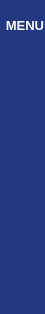
     <widget class="QWidget" name="sideIcone" native="true">
      <property name="minimumSize">
       <size>
        <width>45</width>
        <height>0</height>
       </size>
      </property>
      <property name="maximumSize">
       <size>
        <width>45</width>
        <height>16777215</height>
       </size>
      </property>
      <property name="styleSheet">
       <string notr="true">QWidget{
padding:5px;
background-color: rgb(36, 55, 131);
	color: rgb(255, 255, 255);
}

QPushButton{
	color: rgb(255, 255, 255);
	border:none;
	color: rgb(213, 213, 213);
}

QPushButton:checked{
	background-color: rgb(245, 180, 0);
	color:#fff;
	border-top-left-radius:15px;
	border-bottom-left-radius:15px;
}
QPushButton:hover{
	background-color: rgb(245, 180, 0);
	color:#fff;
	border-top-left-radius:15px;
	border-bottom-left-radius:15px;

}</string>
      </property>
      <layout class="QVBoxLayout" name="verticalLayout_2">
       <property name="spacing">
        <number>0</number>
       </property>
       <property name="leftMargin">
        <number>0</number>
       </property>
       <property name="topMargin">
        <number>0</number>
       </property>
       <property name="rightMargin">
        <number>0</number>
       </property>
       <property name="bottomMargin">
        <number>0</number>
       </property>
       <item>
        <widget class="QLabel" name="label_2">
         <property name="minimumSize">
          <size>
           <width>50</width>
           <height>50</height>
          </size>
         </property>
         <property name="font">
          <font>
           <pointsize>10</pointsize>
           <bold>true</bold>
          </font>
         </property>
         <property name="text">
          <string>MENU</string>
         </property>
         <property name="alignment">
          <set>Qt::AlignCenter</set>
         </property>
        </widget>
       </item>
       <item>
        <spacer name="verticalSpacer_11">
         <property name="orientation">
          <enum>Qt::Vertical</enum>
         </property>
         <property name="sizeType">
          <enum>QSizePolicy::Fixed</enum>
         </property>
         <property name="sizeHint" stdset="0">
          <size>
           <width>20</width>
           <height>80</height>
          </size>
         </property>
        </spacer>
       </item>
       <item>
        <widget class="QPushButton" name="btnIcoCadastro">
         <property name="minimumSize">
          <size>
           <width>0</width>
           <height>40</height>
          </size>
         </property>
         <property name="maximumSize">
          <size>
           <width>50</width>
           <height>16777215</height>
          </size>
         </property>
         <property name="font">
          <font>
           <pointsize>12</pointsize>
          </font>
         </property>
         <property name="cursor">
          <cursorShape>PointingHandCursor</cursorShape>
         </property>
         <property name="toolTip">
          <string>Cadastrar</string>
         </property>
         <property name="toolTipDuration">
          <number>-1</number>
         </property>
         <property name="autoFillBackground">
          <bool>false</bool>
         </property>
         <property name="styleSheet">
          <string notr="true">color{
 rgb(170, 170, 255);
}</string>
         </property>
         <property name="text">
          <string/>
         </property>
         <property name="icon">
          <iconset resource="source.qrc">
           <normaloff>:/new/prefix1/icones/register.png</normaloff>:/new/prefix1/icones/register.png</iconset>
         </property>
         <property name="iconSize">
          <size>
           <width>32</width>
           <height>32</height>
          </size>
         </property>
         <property name="checkable">
          <bool>true</bool>
         </property>
         <property name="autoExclusive">
          <bool>true</bool>
         </property>
        </widget>
       </item>
       <item>
        <widget class="QPushButton" name="btnIcoInventario">
         <property name="minimumSize">
          <size>
           <width>0</width>
           <height>40</height>
          </size>
         </property>
         <property name="maximumSize">
          <size>
           <width>50</width>
           <height>16777215</height>
          </size>
         </property>
         <property name="cursor">
          <cursorShape>PointingHandCursor</cursorShape>
         </property>
         <property name="toolTip">
          <string>Inventario</string>
         </property>
         <property name="styleSheet">
          <string notr="true"/>
         </property>
         <property name="text">
          <string/>
         </property>
         <property name="icon">
          <iconset resource="source.qrc">
           <normaloff>:/new/prefix1/icones/inventary.png</normaloff>:/new/prefix1/icones/inventary.png</iconset>
         </property>
         <property name="iconSize">
          <size>
           <width>32</width>
           <height>32</height>
          </size>
         </property>
         <property name="checkable">
          <bool>true</bool>
         </property>
         <property name="autoExclusive">
          <bool>true</bool>
         </property>
        </widget>
       </item>
       <item>
        <widget class="QPushButton" name="btnIcoMapa">
         <property name="minimumSize">
          <size>
           <width>0</width>
           <height>40</height>
          </size>
         </property>
         <property name="maximumSize">
          <size>
           <width>50</width>
           <height>16777215</height>
          </size>
         </property>
         <property name="cursor">
          <cursorShape>PointingHandCursor</cursorShape>
         </property>
         <property name="toolTip">
          <string>Mapa</string>
         </property>
         <property name="styleSheet">
          <string notr="true"/>
         </property>
         <property name="text">
          <string/>
         </property>
         <property name="icon">
          <iconset resource="source.qrc">
           <normaloff>:/new/prefix1/icones/analitc.png</normaloff>:/new/prefix1/icones/analitc.png</iconset>
         </property>
         <property name="iconSize">
          <size>
           <width>32</width>
           <height>32</height>
          </size>
         </property>
         <property name="checkable">
          <bool>true</bool>
         </property>
         <property name="autoExclusive">
          <bool>true</bool>
         </property>
        </widget>
       </item>
       <item>
        <widget class="QPushButton" name="btnIcoImpExp">
         <property name="cursor">
          <cursorShape>PointingHandCursor</cursorShape>
         </property>
         <property name="toolTip">
          <string>Importar/Exportar</string>
         </property>
         <property name="text">
          <string/>
         </property>
         <property name="icon">
          <iconset resource="source.qrc">
           <normaloff>:/new/prefix1/icones/importExport.png</normaloff>:/new/prefix1/icones/importExport.png</iconset>
         </property>
         <property name="iconSize">
          <size>
           <width>32</width>
           <height>32</height>
          </size>
         </property>
         <property name="checkable">
          <bool>true</bool>
         </property>
         <property name="autoExclusive">
          <bool>true</bool>
         </property>
        </widget>
       </item>
       <item>
        <spacer name="verticalSpacer_10">
         <property name="orientation">
          <enum>Qt::Vertical</enum>
         </property>
         <property name="sizeHint" stdset="0">
          <size>
           <width>20</width>
           <height>40</height>
          </size>
         </property>
        </spacer>
       </item>
      </layout>
     </widget>
